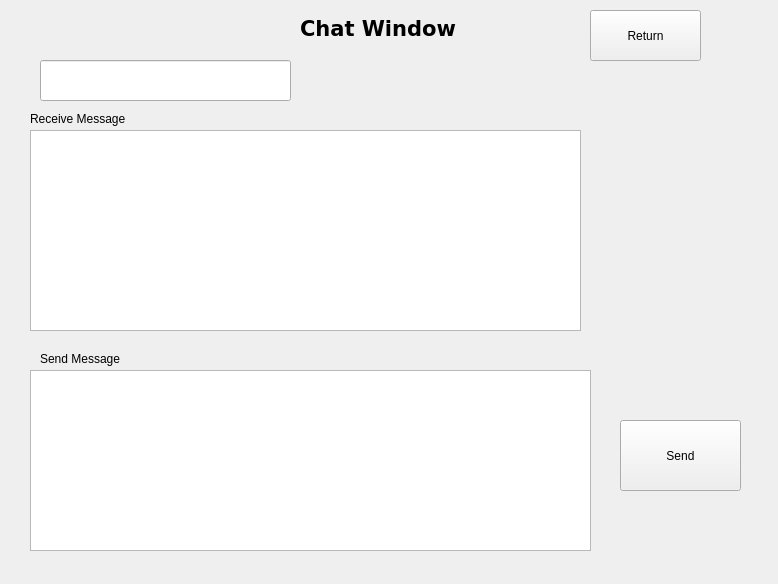
<?xml version="1.0" encoding="UTF-8"?>
<ui version="4.0">
 <class>Chat_Window</class>
 <widget class="QWidget" name="Chat_Window">
  <property name="geometry">
   <rect>
    <x>0</x>
    <y>0</y>
    <width>778</width>
    <height>584</height>
   </rect>
  </property>
  <property name="windowTitle">
   <string>Form</string>
  </property>
  <widget class="QLabel" name="label">
   <property name="geometry">
    <rect>
     <x>300</x>
     <y>20</y>
     <width>211</width>
     <height>17</height>
    </rect>
   </property>
   <property name="font">
    <font>
     <family>DejaVu Sans</family>
     <pointsize>16</pointsize>
     <weight>75</weight>
     <bold>true</bold>
    </font>
   </property>
   <property name="text">
    <string>Chat Window</string>
   </property>
  </widget>
  <widget class="QLineEdit" name="lineEdit">
   <property name="geometry">
    <rect>
     <x>40</x>
     <y>60</y>
     <width>251</width>
     <height>41</height>
    </rect>
   </property>
  </widget>
  <widget class="QTextEdit" name="textEdit">
   <property name="geometry">
    <rect>
     <x>30</x>
     <y>370</y>
     <width>561</width>
     <height>181</height>
    </rect>
   </property>
  </widget>
  <widget class="QPushButton" name="pushButton">
   <property name="geometry">
    <rect>
     <x>620</x>
     <y>420</y>
     <width>121</width>
     <height>71</height>
    </rect>
   </property>
   <property name="text">
    <string>Send</string>
   </property>
  </widget>
  <widget class="QTextEdit" name="textEdit_2">
   <property name="geometry">
    <rect>
     <x>30</x>
     <y>130</y>
     <width>551</width>
     <height>201</height>
    </rect>
   </property>
  </widget>
  <widget class="QLabel" name="label_2">
   <property name="geometry">
    <rect>
     <x>40</x>
     <y>350</y>
     <width>111</width>
     <height>17</height>
    </rect>
   </property>
   <property name="text">
    <string>Send Message</string>
   </property>
  </widget>
  <widget class="QLabel" name="label_3">
   <property name="geometry">
    <rect>
     <x>30</x>
     <y>110</y>
     <width>131</width>
     <height>17</height>
    </rect>
   </property>
   <property name="text">
    <string>Receive Message</string>
   </property>
  </widget>
  <widget class="QPushButton" name="pushButton_2">
   <property name="geometry">
    <rect>
     <x>590</x>
     <y>10</y>
     <width>111</width>
     <height>51</height>
    </rect>
   </property>
   <property name="text">
    <string>Return</string>
   </property>
  </widget>
 </widget>
 <resources/>
 <connections/>
</ui>
